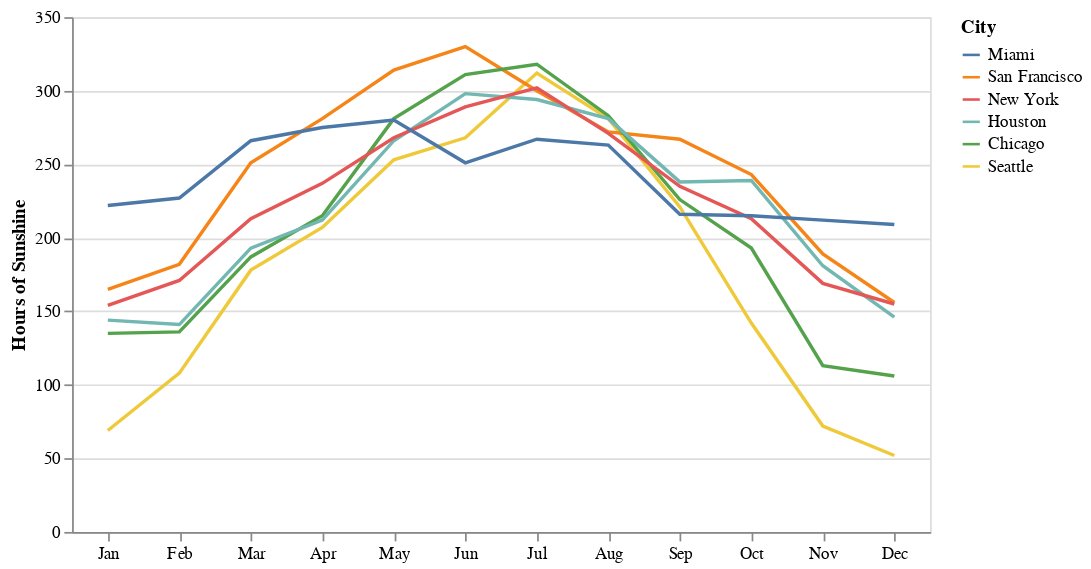

Here is the notebook cell this chart was saved with:
### Code cell
chart = alt.Chart(city_sunshine_df).mark_line().encode(
    alt.X(
        'month:O',
        axis=alt.Axis(
            title=None,
            labelAngle=0
        ),
        sort=alt.SortField('month_num')
    ),
    alt.Y(
        'sunshine_hours',
        axis=alt.Axis(title='Hours of Sunshine')
    ),
    alt.Color(
        'city',
        title='City',
        sort=alt.SortField(
            'sunshine_hours',
            order='descending'
        ),
    )
).properties(width=500)
chart

### Figure 1 — Vega-Lite specification as saved in the notebook (floating-point values rounded to 4 significant figures)
{"config": {"view": {"continuousWidth": 300, "continuousHeight": 300}}, "data": {"name": "data-22e18096ccc98833ce200b61c7063dfa"}, "mark": {"type": "line"}, "encoding": {"color": {"field": "city", "sort": {"field": "sunshine_hours", "order": "descending"}, "title": "City", "type": "nominal"}, "x": {"axis": {"labelAngle": 0, "title": null}, "field": "month", "sort": {"field": "month_num"}, "type": "ordinal"}, "y": {"axis": {"title": "Hours of Sunshine"}, "field": "sunshine_hours", "type": "quantitative"}}, "width": 500, "$schema": "https://vega.github.io/schema/vega-lite/v5.20.1.json", "datasets": {"data-22e18096ccc98833ce200b61c7063dfa": [{"city": "Seattle", "month": "Jan", "month_num": 0, "temp_low": 37, "temp_high": 47, "precip_days": 18, "precip_inches": 5.55, "sunshine_hours": 69, "latitude": 47.61, "longitude": -122.3}, {"city": "Seattle", "month": "Feb", "month_num": 1, "temp_low": 37, "temp_high": 50, "precip_days": 14, "precip_inches": 3.46, "sunshine_hours": 108, "latitude": 47.61, "longitude": -122.3}, {"city": "Seattle", "month": "Mar", "month_num": 2, "temp_low": 39, "temp_high": 54, "precip_days": 16, "precip_inches": 3.7, "sunshine_hours": 178, "latitude": 47.61, "longitude": -122.3}, {"city": "Seattle", "month": "Apr", "month_num": 3, "temp_low": 42, "temp_high": 58, "precip_days": 14, "precip_inches": 2.68, "sunshine_hours": 207, "latitude": 47.61, "longitude": -122.3}, {"city": "Seattle", "month": "May", "month_num": 4, "temp_low": 47, "temp_high": 65, "precip_days": 12, "precip_inches": 1.93, "sunshine_hours": 253, "latitude": 47.61, "longitude": -122.3}, {"city": "Seattle", "month": "Jun", "month_num": 5, "temp_low": 52, "temp_high": 70, "precip_days": 9, "precip_inches": 1.54, "sunshine_hours": 268, "latitude": 47.61, "longitude": -122.3}, {"city": "Seattle", "month": "Jul", "month_num": 6, "temp_low": 56, "temp_high": 76, "precip_days": 5, "precip_inches": 0.67, "sunshine_hours": 312, "latitude": 47.61, "longitude": -122.3}, {"city": "Seattle", "month": "Aug", "month_num": 7, "temp_low": 56, "temp_high": 76, "precip_days": 4, "precip_inches": 0.87, "sunshine_hours": 281, "latitude": 47.61, "longitude": -122.3}, {"city": "Seattle", "month": "Sep", "month_num": 8, "temp_low": 52, "temp_high": 71, "precip_days": 7, "precip_inches": 1.42, "sunshine_hours": 221, "latitude": 47.61, "longitude": -122.3}, {"city": "Seattle", "month": "Oct", "month_num": 9, "temp_low": 46, "temp_high": 60, "precip_days": 13, "precip_inches": 3.46, "sunshine_hours": 142, "latitude": 47.61, "longitude": -122.3}, {"city": "Seattle", "month": "Nov", "month_num": 10, "temp_low": 40, "temp_high": 51, "precip_days": 18, "precip_inches": 6.54, "sunshine_hours": 72, "latitude": 47.61, "longitude": -122.3}, {"city": "Seattle", "month": "Dec", "month_num": 11, "temp_low": 36, "temp_high": 46, "precip_days": 17, "precip_inches": 5.31, "sunshine_hours": 52, "latitude": 47.61, "longitude": -122.3}, {"city": "San Francisco", "month": "Jan", "month_num": 0, "temp_low": 53, "temp_high": 66, "precip_days": 2, "precip_inches": 0.16, "sunshine_hours": 165, "latitude": 37.73, "longitude": -122.4}, {"city": "San Francisco", "month": "Feb", "month_num": 1, "temp_low": 54, "temp_high": 67, "precip_days": 1, "precip_inches": 0.01, "sunshine_hours": 182, "latitude": 37.73, "longitude": -122.4}, {"city": "San Francisco", "month": "Mar", "month_num": 2, "temp_low": 51, "temp_high": 64, "precip_days": 4, "precip_inches": 0.7, "sunshine_hours": 251, "latitude": 37.73, "longitude": -122.4}, {"city": "San Francisco", "month": "Apr", "month_num": 3, "temp_low": 49, "temp_high": 63, "precip_days": 6, "precip_inches": 1.46, "sunshine_hours": 281, "latitude": 37.73, "longitude": -122.4}, {"city": "San Francisco", "month": "May", "month_num": 4, "temp_low": 49, "temp_high": 62, "precip_days": 10, "precip_inches": 3.26, "sunshine_hours": 314, "latitude": 37.73, "longitude": -122.4}, {"city": "San Francisco", "month": "Jun", "month_num": 5, "temp_low": 47, "temp_high": 60, "precip_days": 11, "precip_inches": 4.46, "sunshine_hours": 330, "latitude": 37.73, "longitude": -122.4}, {"city": "San Francisco", "month": "Jul", "month_num": 6, "temp_low": 46, "temp_high": 57, "precip_days": 11, "precip_inches": 4.5, "sunshine_hours": 300, "latitude": 37.73, "longitude": -122.4}, {"city": "San Francisco", "month": "Aug", "month_num": 7, "temp_low": 55, "temp_high": 68, "precip_days": 1, "precip_inches": 0.06, "sunshine_hours": 272, "latitude": 37.73, "longitude": -122.4}, {"city": "San Francisco", "month": "Sep", "month_num": 8, "temp_low": 55, "temp_high": 70, "precip_days": 1, "precip_inches": 0.21, "sunshine_hours": 267, "latitude": 37.73, "longitude": -122.4}, {"city": "San Francisco", "month": "Oct", "month_num": 9, "temp_low": 54, "temp_high": 69, "precip_days": 4, "precip_inches": 1.12, "sunshine_hours": 243, "latitude": 37.73, "longitude": -122.4}, {"city": "San Francisco", "month": "Nov", "month_num": 10, "temp_low": 50, "temp_high": 63, "precip_days": 7, "precip_inches": 3.16, "sunshine_hours": 189, "latitude": 37.73, "longitude": -122.4}, {"city": "San Francisco", "month": "Dec", "month_num": 11, "temp_low": 46, "temp_high": 57, "precip_days": 10, "precip_inches": 4.56, "sunshine_hours": 156, "latitude": 37.73, "longitude": -122.4}, {"city": "Chicago", "month": "Jan", "month_num": 0, "temp_low": 18, "temp_high": 32, "precip_days": 10, "precip_inches": 2.05, "sunshine_hours": 135, "latitude": 41.88, "longitude": -87.62}, {"city": "Chicago", "month": "Feb", "month_num": 1, "temp_low": 21, "temp_high": 36, "precip_days": 8, "precip_inches": 1.93, "sunshine_hours": 136, "latitude": 41.88, "longitude": -87.62}, {"city": "Chicago", "month": "Mar", "month_num": 2, "temp_low": 30, "temp_high": 46, "precip_days": 11, "precip_inches": 2.72, "sunshine_hours": 187, "latitude": 41.88, "longitude": -87.62}, {"city": "Chicago", "month": "Apr", "month_num": 3, "temp_low": 41, "temp_high": 59, "precip_days": 11, "precip_inches": 3.62, "sunshine_hours": 215, "latitude": 41.88, "longitude": -87.62}, {"city": "Chicago", "month": "May", "month_num": 4, "temp_low": 52, "temp_high": 70, "precip_days": 11, "precip_inches": 4.13, "sunshine_hours": 281, "latitude": 41.88, "longitude": -87.62}, {"city": "Chicago", "month": "Jun", "month_num": 5, "temp_low": 63, "temp_high": 81, "precip_days": 10, "precip_inches": 4.06, "sunshine_hours": 311, "latitude": 41.88, "longitude": -87.62}, {"city": "Chicago", "month": "Jul", "month_num": 6, "temp_low": 68, "temp_high": 84, "precip_days": 9, "precip_inches": 4.02, "sunshine_hours": 318, "latitude": 41.88, "longitude": -87.62}, {"city": "Chicago", "month": "Aug", "month_num": 7, "temp_low": 66, "temp_high": 82, "precip_days": 9, "precip_inches": 3.98, "sunshine_hours": 283, "latitude": 41.88, "longitude": -87.62}, {"city": "Chicago", "month": "Sep", "month_num": 8, "temp_low": 57, "temp_high": 75, "precip_days": 8, "precip_inches": 3.31, "sunshine_hours": 226, "latitude": 41.88, "longitude": -87.62}, {"city": "Chicago", "month": "Oct", "month_num": 9, "temp_low": 46, "temp_high": 63, "precip_days": 10, "precip_inches": 3.23, "sunshine_hours": 193, "latitude": 41.88, "longitude": -87.62}, {"city": "Chicago", "month": "Nov", "month_num": 10, "temp_low": 34, "temp_high": 48, "precip_days": 11, "precip_inches": 3.43, "sunshine_hours": 113, "latitude": 41.88, "longitude": -87.62}, {"city": "Chicago", "month": "Dec", "month_num": 11, "temp_low": 23, "temp_high": 36, "precip_days": 11, "precip_inches": 2.56, "sunshine_hours": 106, "latitude": 41.88, "longitude": -87.62}, {"city": "Houston", "month": "Jan", "month_num": 0, "temp_low": 44, "temp_high": 62, "precip_days": 10, "precip_inches": 3.7, "sunshine_hours": 144, "latitude": 29.75, "longitude": -95.36}, {"city": "Houston", "month": "Feb", "month_num": 1, "temp_low": 46, "temp_high": 65, "precip_days": 10, "precip_inches": 3.23, "sunshine_hours": 141, "latitude": 29.75, "longitude": -95.36}, {"city": "Houston", "month": "Mar", "month_num": 2, "temp_low": 54, "temp_high": 72, "precip_days": 9, "precip_inches": 2.4, "sunshine_hours": 193, "latitude": 29.75, "longitude": -95.36}, {"city": "Houston", "month": "Apr", "month_num": 3, "temp_low": 60, "temp_high": 78, "precip_days": 8, "precip_inches": 3.43, "sunshine_hours": 212, "latitude": 29.75, "longitude": -95.36}, {"city": "Houston", "month": "May", "month_num": 4, "temp_low": 66, "temp_high": 84, "precip_days": 8, "precip_inches": 4.45, "sunshine_hours": 266, "latitude": 29.75, "longitude": -95.36}, {"city": "Houston", "month": "Jun", "month_num": 5, "temp_low": 72, "temp_high": 90, "precip_days": 8, "precip_inches": 3.82, "sunshine_hours": 298, "latitude": 29.75, "longitude": -95.36}, {"city": "Houston", "month": "Jul", "month_num": 6, "temp_low": 74, "temp_high": 92, "precip_days": 10, "precip_inches": 5.16, "sunshine_hours": 294, "latitude": 29.75, "longitude": -95.36}, {"city": "Houston", "month": "Aug", "month_num": 7, "temp_low": 74, "temp_high": 93, "precip_days": 9, "precip_inches": 3.54, "sunshine_hours": 281, "latitude": 29.75, "longitude": -95.36}, {"city": "Houston", "month": "Sep", "month_num": 8, "temp_low": 70, "temp_high": 88, "precip_days": 9, "precip_inches": 3.82, "sunshine_hours": 238, "latitude": 29.75, "longitude": -95.36}, {"city": "Houston", "month": "Oct", "month_num": 9, "temp_low": 61, "temp_high": 81, "precip_days": 7, "precip_inches": 3.58, "sunshine_hours": 239, "latitude": 29.75, "longitude": -95.36}, {"city": "Houston", "month": "Nov", "month_num": 10, "temp_low": 52, "temp_high": 71, "precip_days": 8, "precip_inches": 4.06, "sunshine_hours": 181, "latitude": 29.75, "longitude": -95.36}, {"city": "Houston", "month": "Dec", "month_num": 11, "temp_low": 45, "temp_high": 63, "precip_days": 10, "precip_inches": 4.09, "sunshine_hours": 146, "latitude": 29.75, "longitude": -95.36}, {"city": "New York", "month": "Jan", "month_num": 0, "temp_low": 26, "temp_high": 39, "precip_days": 11, "precip_inches": 3.9, "sunshine_hours": 154, "latitude": 40.73, "longitude": -73.94}, {"city": "New York", "month": "Feb", "month_num": 1, "temp_low": 29, "temp_high": 42, "precip_days": 10, "precip_inches": 2.95, "sunshine_hours": 171, "latitude": 40.73, "longitude": -73.94}, {"city": "New York", "month": "Mar", "month_num": 2, "temp_low": 35, "temp_high": 50, "precip_days": 12, "precip_inches": 4.06, "sunshine_hours": 213, "latitude": 40.73, "longitude": -73.94}, {"city": "New York", "month": "Apr", "month_num": 3, "temp_low": 44, "temp_high": 60, "precip_days": 11, "precip_inches": 3.94, "sunshine_hours": 237, "latitude": 40.73, "longitude": -73.94}, {"city": "New York", "month": "May", "month_num": 4, "temp_low": 55, "temp_high": 71, "precip_days": 11, "precip_inches": 4.45, "sunshine_hours": 268, "latitude": 40.73, "longitude": -73.94}, {"city": "New York", "month": "Jun", "month_num": 5, "temp_low": 64, "temp_high": 79, "precip_days": 10, "precip_inches": 3.5, "sunshine_hours": 289, "latitude": 40.73, "longitude": -73.94}, {"city": "New York", "month": "Jul", "month_num": 6, "temp_low": 70, "temp_high": 85, "precip_days": 11, "precip_inches": 4.53, "sunshine_hours": 302, "latitude": 40.73, "longitude": -73.94}, {"city": "New York", "month": "Aug", "month_num": 7, "temp_low": 69, "temp_high": 83, "precip_days": 10, "precip_inches": 4.13, "sunshine_hours": 271, "latitude": 40.73, "longitude": -73.94}, {"city": "New York", "month": "Sep", "month_num": 8, "temp_low": 61, "temp_high": 76, "precip_days": 8, "precip_inches": 3.98, "sunshine_hours": 235, "latitude": 40.73, "longitude": -73.94}, {"city": "New York", "month": "Oct", "month_num": 9, "temp_low": 50, "temp_high": 65, "precip_days": 8, "precip_inches": 3.39, "sunshine_hours": 213, "latitude": 40.73, "longitude": -73.94}, {"city": "New York", "month": "Nov", "month_num": 10, "temp_low": 41, "temp_high": 54, "precip_days": 9, "precip_inches": 3.82, "sunshine_hours": 169, "latitude": 40.73, "longitude": -73.94}, {"city": "New York", "month": "Dec", "month_num": 11, "temp_low": 32, "temp_high": 44, "precip_days": 10, "precip_inches": 3.58, "sunshine_hours": 155, "latitude": 40.73, "longitude": -73.94}, {"city": "Miami", "month": "Jan", "month_num": 0, "temp_low": 60, "temp_high": 76, "precip_days": 6, "precip_inches": 1.62, "sunshine_hours": 222, "latitude": 25.76, "longitude": -80.19}, {"city": "Miami", "month": "Feb", "month_num": 1, "temp_low": 62, "temp_high": 78, "precip_days": 5, "precip_inches": 2.25, "sunshine_hours": 227, "latitude": 25.76, "longitude": -80.19}, {"city": "Miami", "month": "Mar", "month_num": 2, "temp_low": 65, "temp_high": 80, "precip_days": 6, "precip_inches": 3.0, "sunshine_hours": 266, "latitude": 25.76, "longitude": -80.19}, {"city": "Miami", "month": "Apr", "month_num": 3, "temp_low": 68, "temp_high": 83, "precip_days": 7, "precip_inches": 3.14, "sunshine_hours": 275, "latitude": 25.76, "longitude": -80.19}, {"city": "Miami", "month": "May", "month_num": 4, "temp_low": 73, "temp_high": 87, "precip_days": 10, "precip_inches": 5.34, "sunshine_hours": 280, "latitude": 25.76, "longitude": -80.19}, {"city": "Miami", "month": "Jun", "month_num": 5, "temp_low": 76, "temp_high": 89, "precip_days": 13, "precip_inches": 9.67, "sunshine_hours": 251, "latitude": 25.76, "longitude": -80.19}, {"city": "Miami", "month": "Jul", "month_num": 6, "temp_low": 77, "temp_high": 91, "precip_days": 17, "precip_inches": 6.5, "sunshine_hours": 267, "latitude": 25.76, "longitude": -80.19}, {"city": "Miami", "month": "Aug", "month_num": 7, "temp_low": 77, "temp_high": 91, "precip_days": 16, "precip_inches": 8.88, "sunshine_hours": 263, "latitude": 25.76, "longitude": -80.19}, {"city": "Miami", "month": "Sep", "month_num": 8, "temp_low": 76, "temp_high": 89, "precip_days": 18, "precip_inches": 9.86, "sunshine_hours": 216, "latitude": 25.76, "longitude": -80.19}, {"city": "Miami", "month": "Oct", "month_num": 9, "temp_low": 74, "temp_high": 86, "precip_days": 15, "precip_inches": 6.33, "sunshine_hours": 215, "latitude": 25.76, "longitude": -80.19}, {"city": "Miami", "month": "Nov", "month_num": 10, "temp_low": 68, "temp_high": 82, "precip_days": 8, "precip_inches": 3.27, "sunshine_hours": 212, "latitude": 25.76, "longitude": -80.19}, {"city": "Miami", "month": "Dec", "month_num": 11, "temp_low": 63, "temp_high": 78, "precip_days": 7, "precip_inches": 2.04, "sunshine_hours": 209, "latitude": 25.76, "longitude": -80.19}]}}
